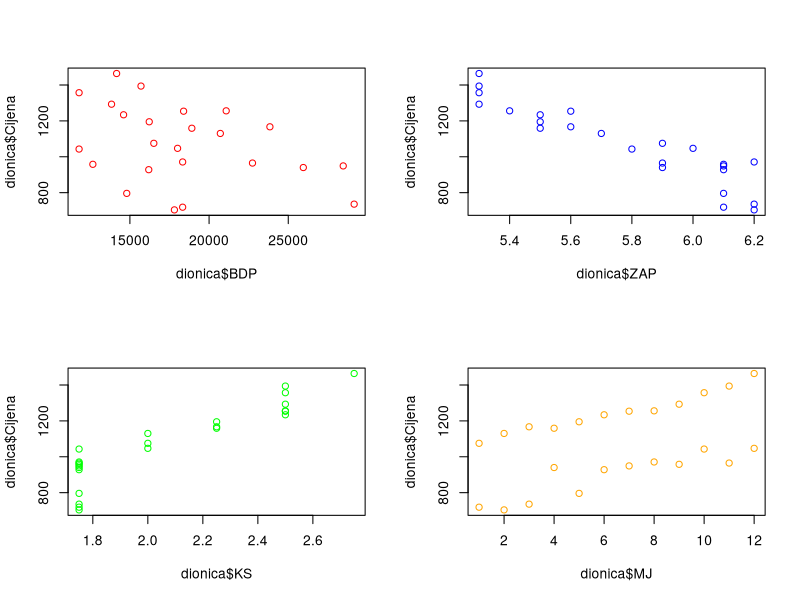
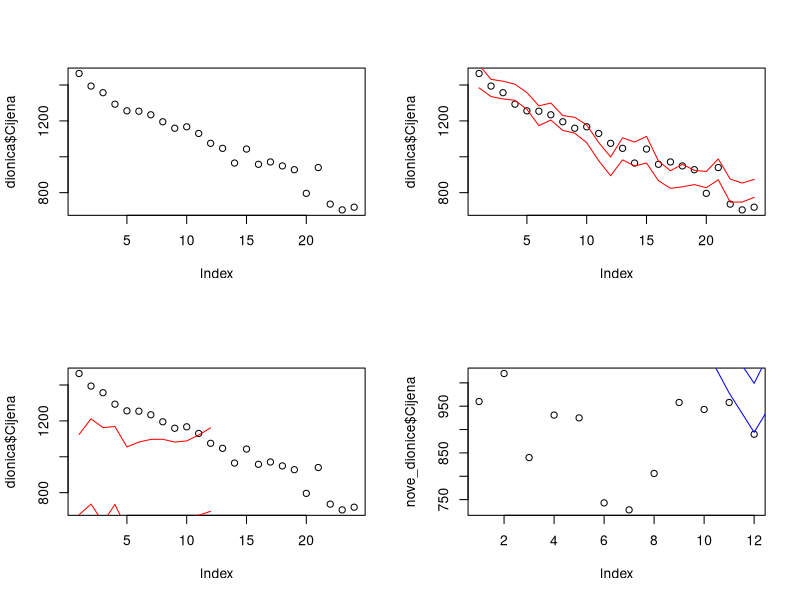
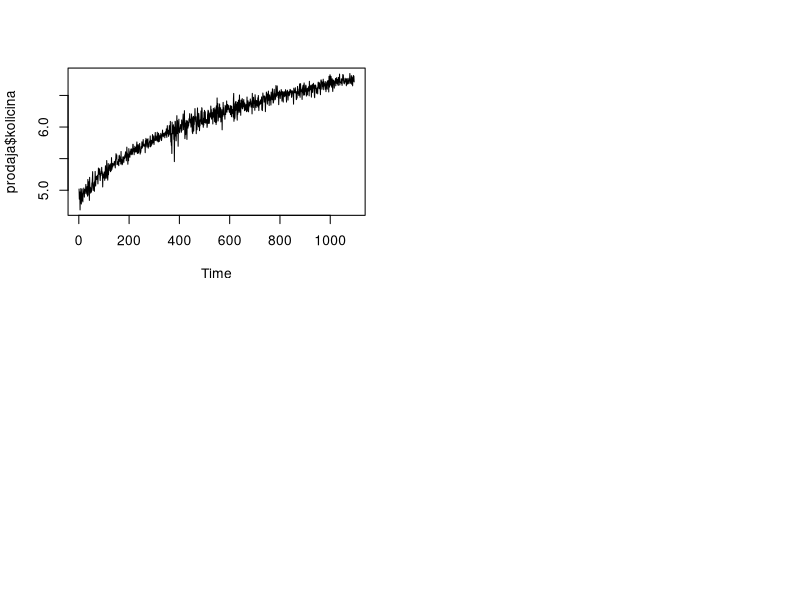

Reproduce these figures in R, in order.
## ---- chunk 1
knitr::opts_chunk$set(echo = TRUE)
## ---- chunk 2
#Grafičko testiranje ovisnosti
dionica = read.csv("dionica.csv") #učitavanje podataka
par(mfrow=c(2,2)) 
plot(dionica$BDP, dionica$Cijena, col="red")
plot(dionica$ZAP, dionica$Cijena, col="blue") #ovo mi se cini kao zavisno
plot(dionica$KS, dionica$Cijena, col="green")
plot(dionica$MJ, dionica$Cijena, col= "orange") #i ovo bi moglo proc pod zavisno?

## testiranje ovisnosti kroz model
model = lm(dionica$Cijena ~ dionica$BDP+dionica$ZAP+dionica$KS+dionica$MJ)
summary(model) #vec tu vidim procjenu da mi je koef od dionice 200 i nest
#dobar model, BDP nije ovisan
#mali p value znaci da mi je model statisticki znacaj
## ---- chunk 3
plot(dionica$Cijena)
matrica = predict(model, level=0.9, i="c") 
#srednja vrijednost #i = "c" znaci confidence - interval pouzdanosti
matrica = as.data.frame(matrica)
plot(dionica$Cijena)
lines(matrica$lwr, col="red") 
lines(matrica$upr, col="red")
## ---- chunk 4
model2 = lm(dionica$Cijena ~dionica$BDP+dionica$ZAP+ offset(100*dionica$KS)+dionica$MJ)
#nisam sigurna jel ovo okej
#tak nest slicno oni rade na prezentacijama
anova(model2,model)
#velika p vrijednost, ne odbacujemo nul hipotezu, znaci da je ovaj koeficijent 100
## ---- chunk 5
nove_dionice = read.csv("nova_cijena.csv") #učitavanje podataka
novi_model = lm(nove_dionice$Cijena ~ nove_dionice$BDP+nove_dionice$ZAP+nove_dionice$KS+nove_dionice$MJ)
predict(novi_model, i="c")
dionica$Cijena

#Ninin i Tein nacin
matrica2 = predict(novi_model, level=0.9, i="p")
matrica2 = as.data.frame(matrica2)
plot(dionica$Cijena)
lines(matrica2$lwr, col="red") 
lines(matrica2$upr, col="red")
#obrnuto
plot(nove_dionice$Cijena)
lines(matrica$lwr, col="blue") 
lines(matrica$upr, col="blue")

#dionica ima 24 tocke
#nove_dionice imaju 12 tocaka

anova(model, novi_model)
AIC(model)
AIC(novi_model)
BIC(model)
BIC(novi_model)
#bolji model je ovaj novi
## ---- chunk 6
#detekcija outlinera
library(base)

#stari model
distance = cooks.distance(model)
length(distance[distance > 0.5]) #nema utjecajnih tocaka ?

#novi model -> netreba gledati drugi model!
distance = cooks.distance(novi_model)
length(distance[distance > 0.5]) 
# u starom modelu nema takvih tocaka, u novom su dvije 
## ---- chunk 7
# a dio - jel ovdje x kao dan?
prodaja = read.table("prodaja.dat", header=TRUE) #oprez, čitanje .dat file-ova
model = lm(prodaja$kolicina~prodaja$dan)
#checkresiduals(model) #šta je ovo wtf

# b dio
plot.ts(prodaja$kolicina) #postoji trend i šum vrlo vjerojatno

